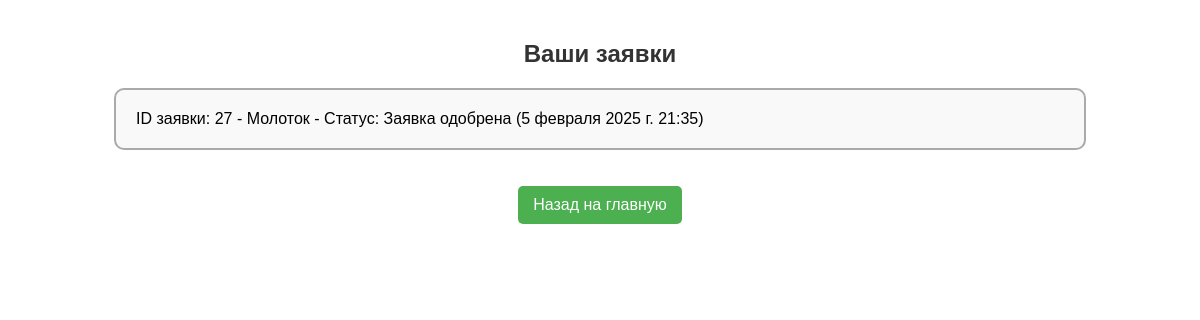
Page /inventory/track_requests/ (signed in) on the earlier database version.
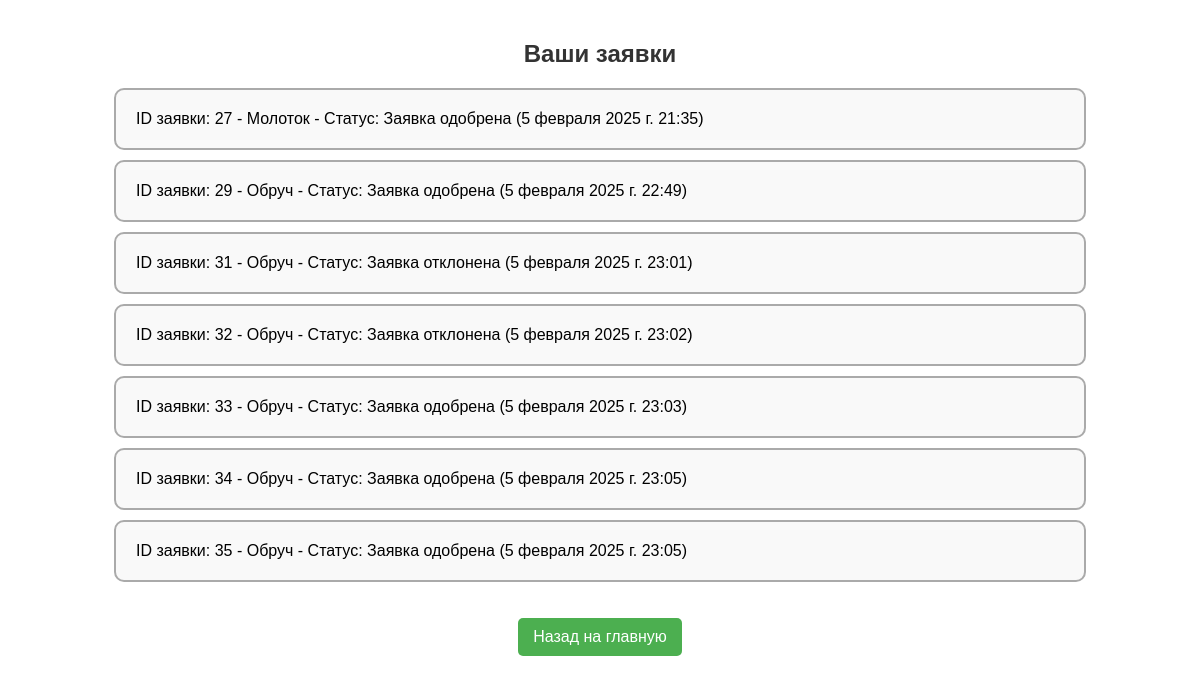
Same page on the later database version.
### invpage/models.py (models this page shows, shortened)
class InventoryRequest(models.Model):
    user = models.ForeignKey(settings.AUTH_USER_MODEL, on_delete=models.CASCADE, verbose_name=_("Пользователь"))
    item_name = models.CharField(max_length=255, verbose_name=_("Название предмета"))
    status = models.CharField(max_length=50, default='В ожидании', verbose_name=_("Статус"))
    created_at = models.DateTimeField(auto_now_add=True, verbose_name=_("Дата создания"))
    request_id = models.AutoField(primary_key=True)
    quantity = models.PositiveIntegerField(default=0, verbose_name=_("Количество"))
    class Meta:
        verbose_name = _("запрос на инвентарь")
        verbose_name_plural = _("Запросы на инвентарь")

### invpage/views.py (the view)
# urls.py: path('track_requests/', track_requests, name='track_requests'),
@login_required
def track_requests(request):
    requests = InventoryRequest.objects.filter(user=request.user)
    return render(request, 'invpage/track_requests.html', {'requests': requests})

### invpage/templates/invpage/track_requests.html (shortened to what this page needs)
{% load static %}
<!DOCTYPE html>
<html lang="en">
<head>
    <link rel="stylesheet" href="{% static 'invpage/css/inv.css' %}">
    <link rel="stylesheet" href="{% static 'invpage/css/track.css' %}">
</head>
<body>
<h1>Ваши заявки</h1>
<ul>
    {% for request in requests %}
        <li>ID заявки: {{ request.request_id }} - {{ request.item_name }} - Статус: {{ request.status }} ({{ request.created_at }})</li>
    {% empty %}
        <li>У вас нет заявок.</li>
    {% endfor %}
</ul>
<div class="button-container">
   <a href="{% url 'index' %}">Назад на главную</a>
</div>
</body>
</html>

### invpage/static/invpage/css/inv.css (style rules this page uses)
h1 { text-align: center; margin: 20px 0; font-size: 24px; color: #2c3e50; }
body { font-family: Arial, sans-serif; margin: 0; padding: 0; }

### invpage/static/invpage/css/track.css (style rules this page uses)
body { font-family: Arial, sans-serif; margin: 0; padding: 20px; }
h1 { color: #333; margin-bottom: 20px; text-align: center; }
ul { list-style-type: none; padding: 0; }
ul li { border: 2px solid #aaa; border-radius: 10px; background-color: #f9f9f9; padding: 20px; width: 80%; margin: 10px auto; display: flex; flex-direction: column; justify-content: center; align-items: flex-start; }
a { display: inline-block; margin-top: 20px; padding: 10px 15px; background-color: #4CAF50; color: white; text-decoration: none; border-radius: 5px; text-align: center; }
.button-container { text-align: center; }

Differences in the rows shown:
added InventoryRequest: request_id "29", item_name "Обруч", status "Заявка одобрена", created_at "5 февраля 2025 г. 22:49"
added InventoryRequest: request_id "31", item_name "Обруч", status "Заявка отклонена", created_at "5 февраля 2025 г. 23:01"
added InventoryRequest: request_id "32", item_name "Обруч", status "Заявка отклонена", created_at "5 февраля 2025 г. 23:02"
added InventoryRequest: request_id "33", item_name "Обруч", status "Заявка одобрена", created_at "5 февраля 2025 г. 23:03"
added InventoryRequest: request_id "34", item_name "Обруч", status "Заявка одобрена", created_at "5 февраля 2025 г. 23:05"
added InventoryRequest: request_id "35", item_name "Обруч", status "Заявка одобрена", created_at "5 февраля 2025 г. 23:05"
